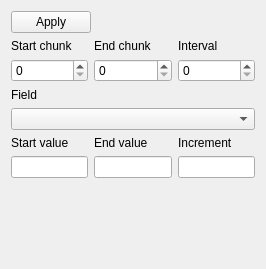
<?xml version="1.0" encoding="UTF-8"?>
<ui version="4.0">
 <class>EditSeriesDialog</class>
 <widget class="QWidget" name="EditSeriesDialog">
  <property name="geometry">
   <rect>
    <x>0</x>
    <y>0</y>
    <width>266</width>
    <height>269</height>
   </rect>
  </property>
  <property name="windowTitle">
   <string>Form</string>
  </property>
  <layout class="QVBoxLayout" name="verticalLayout">
   <item>
    <layout class="QHBoxLayout" name="horizontalLayout_3">
     <item>
      <widget class="QPushButton" name="pbApply">
       <property name="text">
        <string>Apply</string>
       </property>
      </widget>
     </item>
     <item>
      <spacer name="horizontalSpacer">
       <property name="orientation">
        <enum>Qt::Horizontal</enum>
       </property>
       <property name="sizeHint" stdset="0">
        <size>
         <width>40</width>
         <height>20</height>
        </size>
       </property>
      </spacer>
     </item>
    </layout>
   </item>
   <item>
    <layout class="QGridLayout" name="gridLayout1">
     <item row="0" column="0">
      <widget class="QLabel" name="lblStartChunk">
       <property name="toolTip">
        <string>Index of start geometry chunk</string>
       </property>
       <property name="text">
        <string>Start chunk</string>
       </property>
      </widget>
     </item>
     <item row="1" column="0">
      <widget class="QSpinBox" name="sbStartChunk">
       <property name="sizePolicy">
        <sizepolicy hsizetype="Expanding" vsizetype="Fixed">
         <horstretch>0</horstretch>
         <verstretch>0</verstretch>
        </sizepolicy>
       </property>
      </widget>
     </item>
     <item row="0" column="1">
      <widget class="QLabel" name="lblEndChunk">
       <property name="toolTip">
        <string>Index of end geometry chunk</string>
       </property>
       <property name="text">
        <string>End chunk</string>
       </property>
      </widget>
     </item>
     <item row="1" column="1">
      <widget class="QSpinBox" name="sbEndChunk">
       <property name="sizePolicy">
        <sizepolicy hsizetype="Expanding" vsizetype="Fixed">
         <horstretch>0</horstretch>
         <verstretch>0</verstretch>
        </sizepolicy>
       </property>
      </widget>
     </item>
     <item row="0" column="2">
      <widget class="QLabel" name="lblInterval">
       <property name="toolTip">
        <string>Distance between geometry chunks included in this series</string>
       </property>
       <property name="text">
        <string>Interval</string>
       </property>
      </widget>
     </item>
     <item row="1" column="2">
      <widget class="QSpinBox" name="sbInterval">
       <property name="sizePolicy">
        <sizepolicy hsizetype="Expanding" vsizetype="Fixed">
         <horstretch>0</horstretch>
         <verstretch>0</verstretch>
        </sizepolicy>
       </property>
      </widget>
     </item>
    </layout>
   </item>
   <item>
    <layout class="QGridLayout" name="gridLayout2">
     <item row="0" column="0">
      <widget class="QLabel" name="lblField">
       <property name="toolTip">
        <string>Field of geometry chunks to modify</string>
       </property>
       <property name="text">
        <string>Field</string>
       </property>
      </widget>
     </item>
     <item row="1" column="0">
      <widget class="QComboBox" name="cbField">
       <property name="editable">
        <bool>false</bool>
       </property>
      </widget>
     </item>
    </layout>
   </item>
   <item>
    <layout class="QGridLayout" name="gridLayout3">
     <item row="0" column="4">
      <widget class="QLabel" name="lblStartValue">
       <property name="toolTip">
        <string>Initial field value (default 0)</string>
       </property>
       <property name="text">
        <string>Start value</string>
       </property>
      </widget>
     </item>
     <item row="1" column="4">
      <widget class="QLineEdit" name="leStartValue"/>
     </item>
     <item row="0" column="5">
      <widget class="QLabel" name="lblEndValue">
       <property name="toolTip">
        <string>Field value to approach (optional)</string>
       </property>
       <property name="text">
        <string>End value</string>
       </property>
      </widget>
     </item>
     <item row="1" column="5">
      <widget class="QLineEdit" name="leEndValue"/>
     </item>
     <item row="0" column="6">
      <widget class="QLabel" name="lblIncrement">
       <property name="toolTip">
        <string>Amount to alter field value each iteration (optional)</string>
       </property>
       <property name="text">
        <string>Increment</string>
       </property>
      </widget>
     </item>
     <item row="1" column="6">
      <widget class="QLineEdit" name="leIncrement"/>
     </item>
    </layout>
   </item>
   <item>
    <spacer name="verticalSpacer">
     <property name="orientation">
      <enum>Qt::Vertical</enum>
     </property>
     <property name="sizeHint" stdset="0">
      <size>
       <width>20</width>
       <height>40</height>
      </size>
     </property>
    </spacer>
   </item>
  </layout>
 </widget>
 <resources/>
 <connections/>
</ui>
